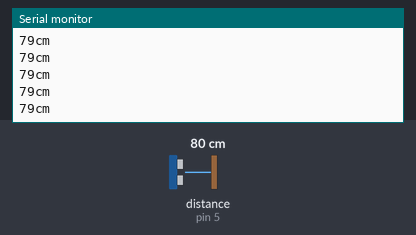
Simulated run of this sketch. Board: Arduino Uno, built with avr-gcc and run on an emulated ATmega328P. Shown: the last lines printed to the serial monitor. Wiring (inferred from the names in the program): ultrasonic range finder: trigger pin 3; echo pin 5. The test bench sets the inputs (shaded band); at power-on: distance to the obstacle (sensor on pin 5) 80 cm. The echo pulse lasts 58.3 µs per cm.

Above: at 1.2 s.
1.3 s: distance to the obstacle (sensor on pin 5) set to 2 cm
At 1.38 s:
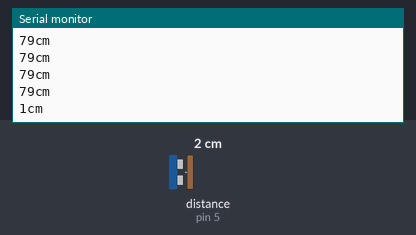
2.8 s: distance to the obstacle (sensor on pin 5) set to 120 cm
At 2.89 s:
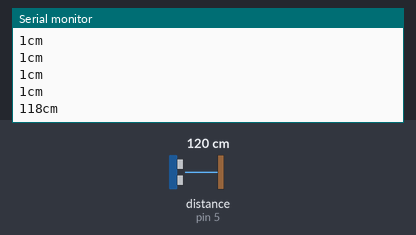
Timing chart, 0 to 5.8 s (numbered marks = the images above; inputs shaded):
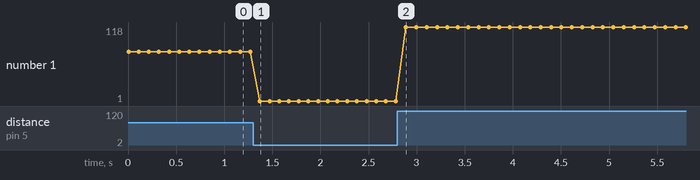

The sketch:

distancesensor-DSPSb.ino
```cpp
#define trigger 3
#define echo 5 //const int echo = 5;
long distance;
long duration;

void setup() {
  // put your setup code here, to run once:
  pinMode(trigger, OUTPUT);
  pinMode(echo, INPUT);
  Serial.begin(9600);
}

void loop() {
  // put your main code here, to run repeatedly:
  digitalWrite(trigger, LOW);
  delayMicroseconds(2);
  digitalWrite(trigger, HIGH);
  delayMicroseconds(10);
  digitalWrite(trigger, LOW);
  duration = pulseIn(echo, HIGH);
  distance = (duration/2)/29.4;

  Serial.print(distance);
  Serial.println("cm");
  delay(100);


}
```

Measured:
- after the input at 1.3 s, the serial monitor: prints a new line after 0.07 s (image 1)
- after the input at 2.8 s, the serial monitor: prints a new line after 0.09 s (image 2)
- plotted number 1: 79 → 1 after the input at 1.3 s, 1 → 118 after the input at 2.8 s
